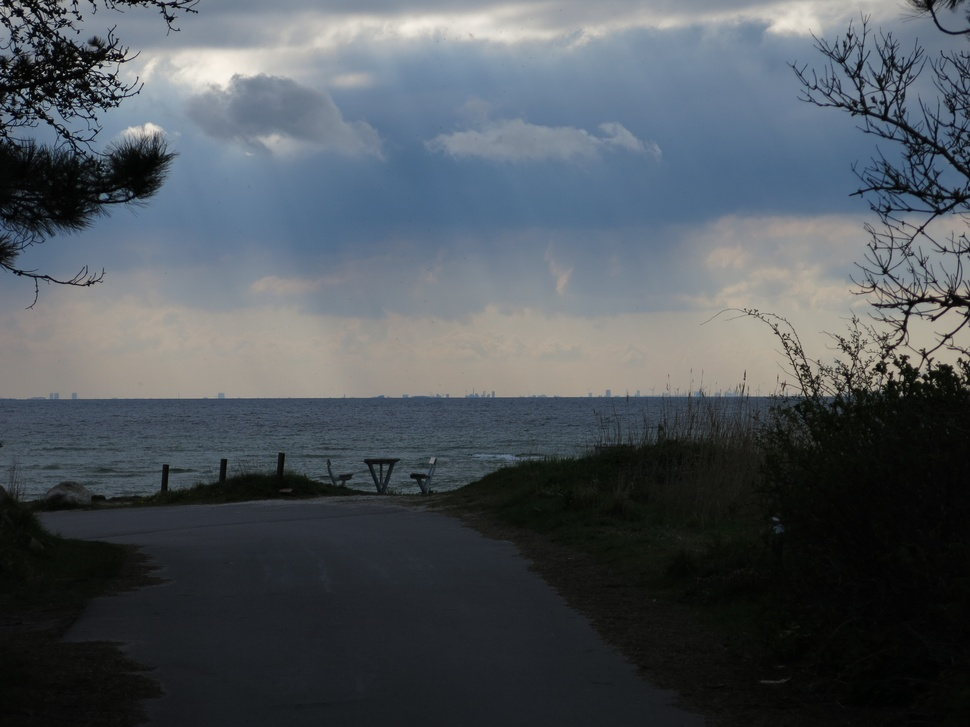
%> input picture IMG_3352.JPG, 970 x 727 px, shrunk from 4000 x 3000 before the run
$ octave His_paper.m   (GNU Octave 9; MATLAB toolbox functions it lacks are replaced by stand-ins)
%> lines starting %> are read from the running program, lines starting %| are printed output that depends on the picture
### hist_fun.m

function out=hist_fun(in)% assigning input image
[r,c]=size(in); % size of image in rows and colmns
his=imhist(in);% histogram value representation
in=double(in); %convert input into double floating point
probability=his./(r*c);% calculate probability of gray level pixel
equaliz = cumsum(probability)*256;% cummulated probability and weights
out=equaliz(in+1); % replace grey level pixels in function of equlizer
end

### His_paper.m

close all;
clear all;
clc;
[f,p]=uigetfile('.jpg');
%> the answer given: IMG_3352.JPG
i=strcat(p,f);
x=imread(i);
%> x is the input picture: size 727x970x3 uint8; mean R, G, B 78.5, 85.2, 91.2
if size(x,3)==3
rp=x(:,:,1);
gp=x(:,:,2);
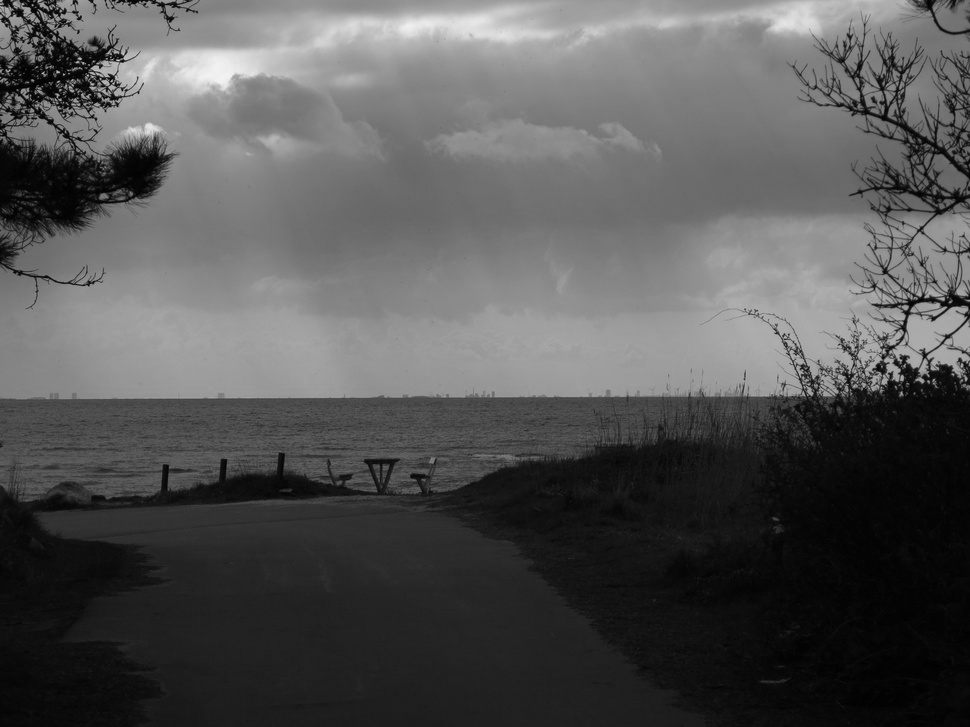
%> gp: size 727x970 uint8; min 0, max 244, mean 85.2
bp=x(:,:,3);
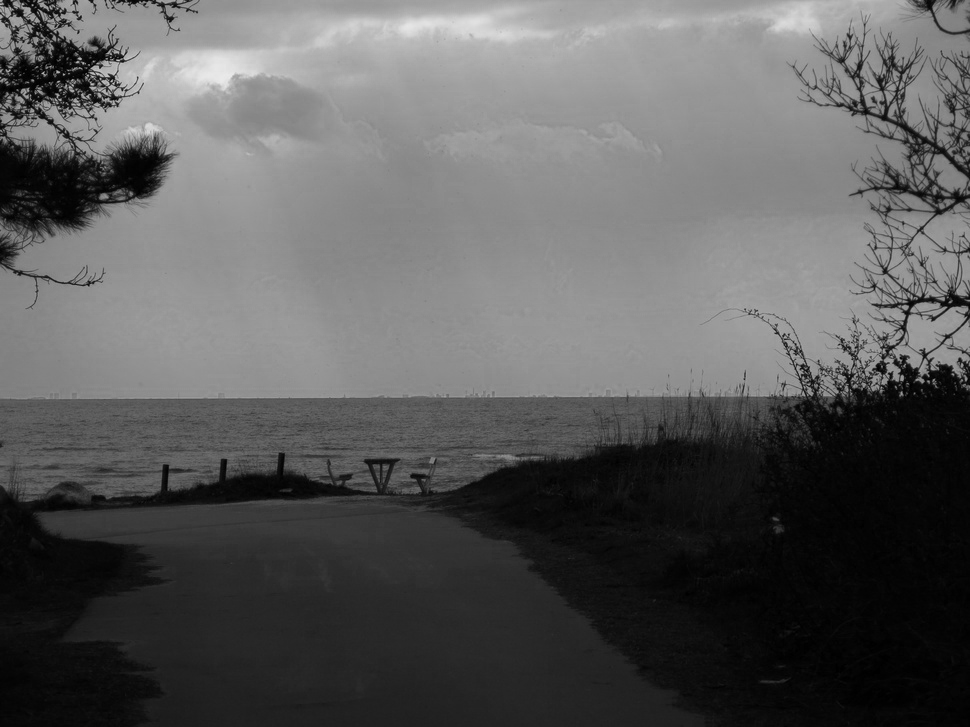
%> bp: size 727x970 uint8; min 0, max 235, mean 91.2
[xr,yr]=imhist(rp);
%> xr = 256 values, max 13582 at index 7, min 0 at index 251, mean 2754.6; yr = 256 values from 0 to 255
[xg,yg]=imhist(gp);
%> xg = 256 values, max 11468 at index 34, min 0 at index 246, mean 2754.6; yg = 256 values from 0 to 255
[xb,yb]=imhist(bp);
%> xb = 256 values, max 15766 at index 6, min 0 at index 237, mean 2754.6; yb = 256 values from 0 to 255
out1=hist_fun(rp);% calling function
%> in hist_fun, `his=imhist(in);`: his has the same summary as xr outside hist_fun
%> in hist_fun, `probability=his./(r*c);`: probability = 256 values, max 0.0193 at index 7, min 0 at index 251, mean 0.00391
%> in hist_fun, `equaliz = cumsum(probability)*256;`: equaliz = 256 values from 0.129 to 256
%> in hist_fun, `out=equaliz(in+1);`:
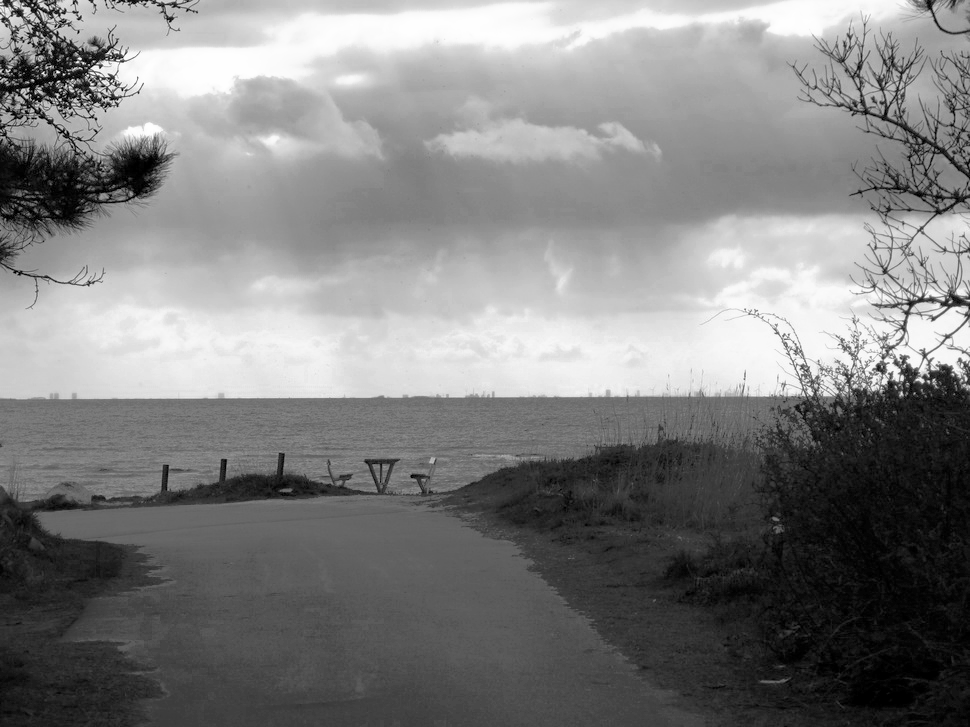
%> out: size 727x970 double; min 0.129, max 256, mean 128.9; drawn with min black and max white
out2=hist_fun(gp);
out3=hist_fun(bp);
%> in hist_fun (call 3), `his=imhist(in);`: his has the same summary as xb outside hist_fun
%> in hist_fun (call 3), `probability=his./(r*c);`: probability = 256 values, max 0.0224 at index 6, min 0 at index 237, mean 0.00391
%> in hist_fun (call 3), `equaliz = cumsum(probability)*256;`: equaliz = 256 values from 0.101 to 256
%> in hist_fun (call 3), `out=equaliz(in+1);`:
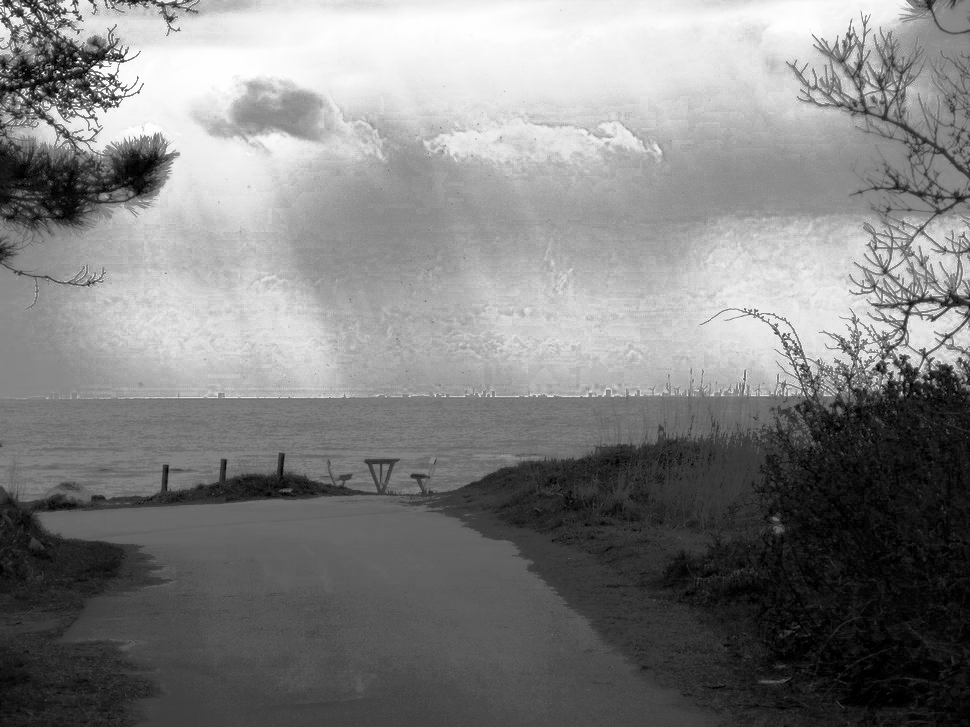
%> out: size 727x970 double; min 0.101, max 256, mean 129.4; drawn with min black and max white
[xr1,yr1]=imhist(uint8(out1));%
%> xr1 = 256 values, max 13582 at index 16, min 0 at index 4, mean 2754.6; yr1 = 256 values from 0 to 255
[xg1,yg1]=imhist(uint8(out2));
%> xg1 = 256 values, max 11468 at index 82, min 0 at index 2, mean 2754.6; yg1 = 256 values from 0 to 255
[xb1,yb1]=imhist(uint8(out3));
%> xb1 = 256 values, max 15766 at index 16, min 0 at index 2, mean 2754.6; yb1 = 256 values from 0 to 255
result=cat(3,out1,out2,out3); % concatination
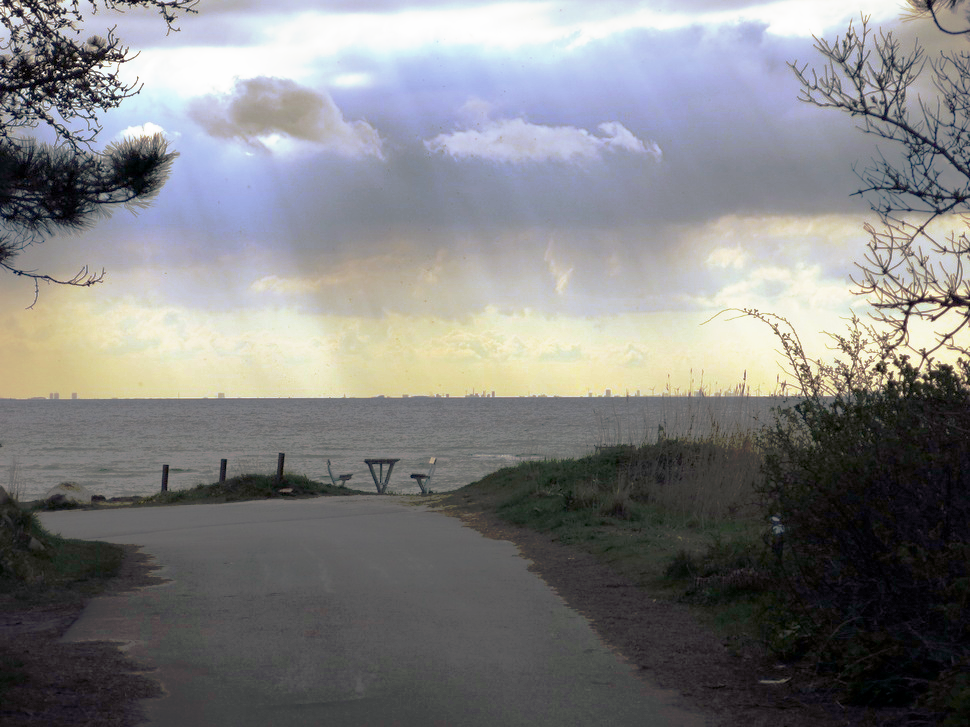
%> result: size 727x970x3 double; mean R, G, B 128.9, 129, 129.4; drawn with min black and max white
figure,subplot(221),imshow(x),title('original image');
    subplot(222),imshow(uint8(result)),title('output image');
    subplot(223),plot(yr,xr,'r',yg,xg,'g',yb,xb,'b'),title('histogram of input image');
    subplot(224),plot(yr1,xr1,'r',yg1,xg1,'g',yb1,xb1,'b'),title('histogram of output image');
%> after `title('histogram of output image')`:
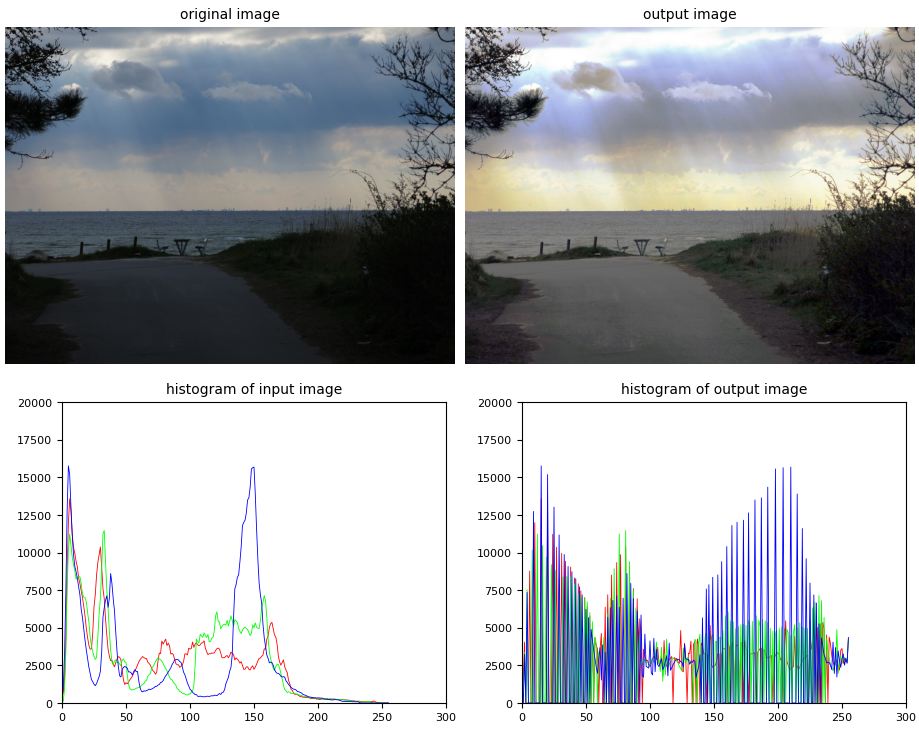
%> figure redrawn from the program's plot data, 4 panels

else
    result=hist_fun(x);
     figure,subplot(221),imshow(x);
    subplot(222),imshow(result);
    subplot(223),imhist(x);
    subplot(224),imhist(result);
end
figure,imshow(uint8(result)); % unsigned integer of resulted image
